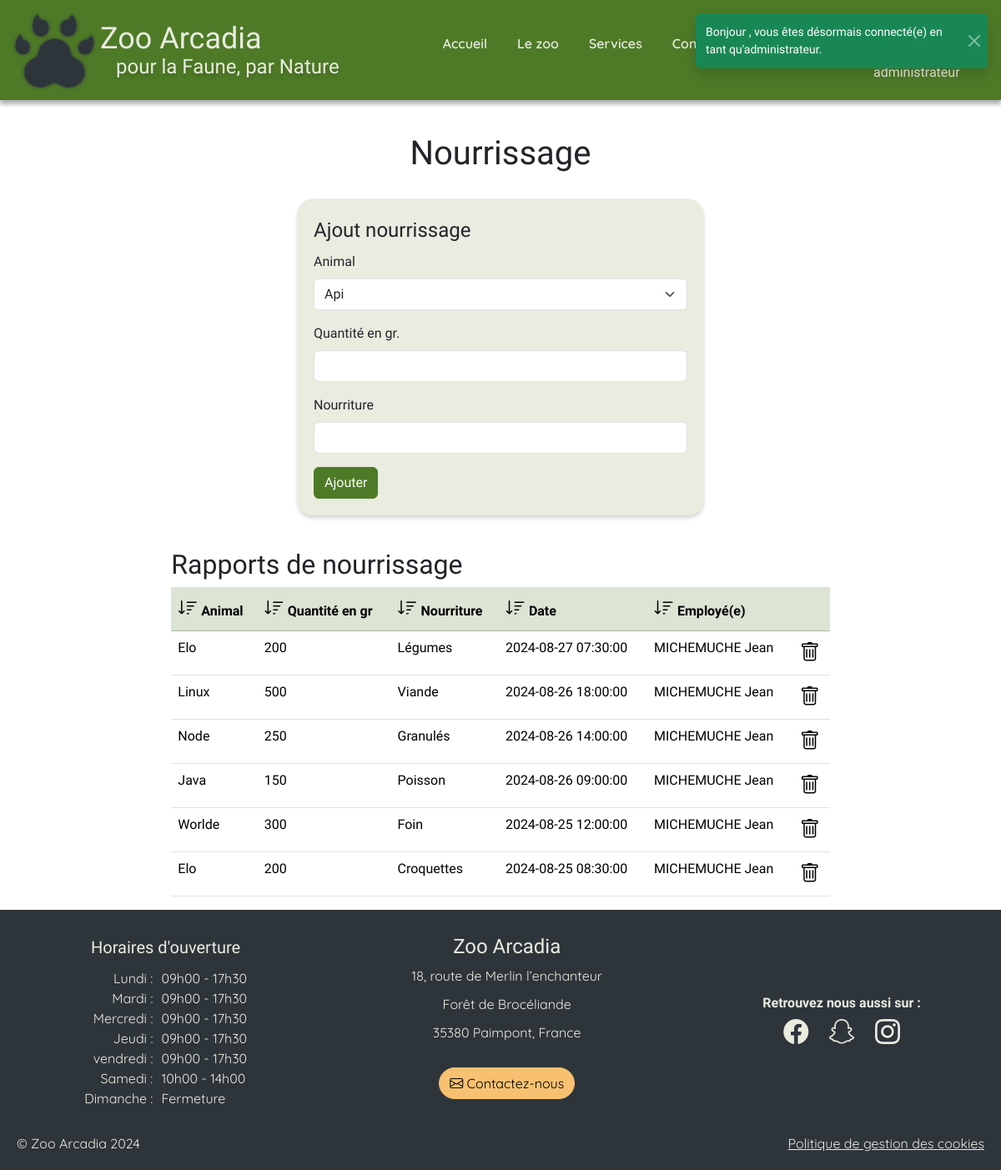
The page /admFeeding/view (signed in) on the database its author committed.
### tables this page shows
CREATE TABLE feeding(
   id INT AUTO_INCREMENT,
   date_feeding DATETIME NOT NULL,
   type_food VARCHAR(50),
   quantity INT,
   user_id INT NOT NULL,
   animal_id INT NOT NULL,
   PRIMARY KEY(id),
   FOREIGN KEY(user_id) REFERENCES users(id),
   FOREIGN KEY(animal_id) REFERENCES animal(id)
);

CREATE TABLE animal(
   id INT AUTO_INCREMENT,
   name VARCHAR(50) NOT NULL,
   image_url VARCHAR(250) NOT NULL,
   image_alt VARCHAR(250),
   biome_id INT NOT NULL,
   breed_id INT NOT NULL,
   PRIMARY KEY(id),
   FOREIGN KEY(biome_id) REFERENCES biome(id),
   FOREIGN KEY(breed_id) REFERENCES breed(id)
);

CREATE TABLE users(
   id INT AUTO_INCREMENT,
   name VARCHAR(50) NOT NULL,
   forename VARCHAR(50) NOT NULL,
   email VARCHAR(250) NOT NULL,
   password CHAR(60) NOT NULL,
   role_id INT NOT NULL,
   PRIMARY KEY(id),
   FOREIGN KEY(role_id) REFERENCES role(id)
);

CREATE TABLE opening (
    id INT AUTO_INCREMENT PRIMARY KEY,
    day_name VARCHAR(10) NOT NULL,        
    opening_hour INT NOT NULL,  
    opening_minute INT NOT NULL, 
    closing_hour INT NOT NULL,    
    closing_minute INT NOT NULL,  
    closure BOOLEAN        
);

### app/Database/DbUtils.php (called while the page is built, shortened)
<?php
class DbUtils
{
    static ?PDO $pdo = null;
    public static function getPdo(): PDO
    {
        if (self::$pdo !== null) {
            return self::$pdo;
        }
        self::$pdo = new \PDO(self::getDSN(), self::getUser(), self::getPassword());
        return self::$pdo;
    }
    private static function getEnv($key, $default = null)
    {
        $value = getenv($key);
        return $default;
    }
    public static function getDSN()
    {
        $host = 'mysql';
        $dbname = self::getEnv('MYSQL_DATABASE');
        $port = '3306';
        return "mysql:host={$host};dbname={$dbname};port={$port}";
    }
    public static function getUser()
    {
        return self::getEnv('MYSQL_USER');
    }
    public static function getPassword()
    {
        return self::getEnv('MYSQL_PASSWORD');
    }
}

### app/Views/admFeeding.php (the view, shortened to what this page needs)
<?php
$query = DbUtils::getPdo()->query('SELECT * FROM animal ORDER BY name ASC');
$animals = $query->fetchAll(\PDO::FETCH_ASSOC);
?>
    <div class="container-fluid col-12 col-md-10 adm">
        <h1>Nourrissage</h1>
        <form method="post" action="" id="admForm" class="container-fluid col-12 col-lg-6 col-md-10" enctype="multipart/form-data">
            <fieldset>
            <legend>Ajout nourrissage</legend>
                <div class="mb-3">
                    <label for="animal" class="form-label">Animal</label>
                    <div class="d-flex align-items-center">
                        <select class="form-select" name="animal">
                            <?php foreach ($animals as $animal) {
                                    echo '<option value="' . $animal['id'] . '">' . $animal['name'] . '</option>';
                                }
                            ?>
                        </select>
                    </div>
                </div>
                <div class="mb-3">
                    <label for="qte" class="form-label">Quantité en gr.</label>
                    <input type="number" class="form-control" id="qte" name="qte" required>
                </div>
                <div class="mb-3">
                    <label for="food" class="form-label">Nourriture</label>
                    <input type="text" class="form-control" id="food" name="food" maxlength="50" required>
                </div>
            </fieldset>
            <button type="submit" id="addFoodButton" class="btn btn-primary">Ajouter</button>
        </form>
    <div class="container-fluid col-12 col-md-10 adm">
        <h2>Rapports de nourrissage</h2>
        <div class="table-responsive">
            <table id="list-feeding"  class="table table-hover table-responsive">
                <thead>
                    <tr class="table-primary ">
                        <th><i id="sort-icon-animal" class="bi bi-sort-down"></i> Animal </th>
                        <th><i id="sort-icon-qte" class="bi bi-sort-down"></i> Quantité en gr </th>
                        <th><i id="sort-icon-food" class="bi bi-sort-down"></i> Nourriture </th>
                        <th><i id="sort-icon-date" class="bi bi-sort-down"></i> Date </th>
                        <th><i id="sort-icon-employee" class="bi bi-sort-down"></i> Employé(e) </th>
                        <th></th>
                    </tr>
                </thead>
                <tbody >
                    <?php
                    $query = DbUtils::getPdo()->query('
                        SELECT f.id, f.date_feeding, f.type_food, f.quantity, u.name, u.forename, a.name as animal
                        FROM feeding f
                        LEFT JOIN users u ON f.user_id = u.id
                        JOIN animal a ON f.animal_id = a.id
                        ORDER BY f.date_feeding DESC'
                    );
                    $feed = $query->fetchAll(\PDO::FETCH_ASSOC);
                    foreach ($feed as $food) {
                        echo '<tr data-id="' . $food['id'] . '">';
                        echo '<td>' . $food['animal'] . '</td>';
                        echo '<td>' . $food['quantity']. '</td>';
                        echo '<td>' . $food['type_food'] . '</td>';
                        echo '<td>' . $food['date_feeding'] . '</td>';
                        echo '<td>' . $food['name'] . ' ' . $food['forename'] . '</td>';
                        echo '<td class="icon-cell">'
                            . '<i class="bi bi-trash" data-id="' . $food['id'] . '"></i>'
                            . '</td>';
                        echo '</tr>';
                    }
                    ?>
                </tbody>
            </table>
        </div>
    </div>

### app/Views/templates/opening.php (shortened to what this page needs)
<?php
$query = DbUtils::getPdo()->query('SELECT * FROM opening');
$days = $query->fetchAll(\PDO::FETCH_ASSOC);
?>
<div id="opening-time">
    <div id="day">
        <div>Lundi :</div>
        <div>Mardi :</div>
        <div>Mercredi :</div>
        <div>Jeudi :</div>
        <div>vendredi :</div>
        <div>Samedi :</div>
        <div>Dimanche :</div>
    </div>
    <div id="opening-hours">
        <?php
            foreach ($days as $day){
                if($day['closure']){
                   echo "<div>Fermeture</div>";
                } else {
                    echo "<div>"
                    .sprintf('%02d', $day['opening_hour'])
                    ."h".sprintf('%02d', $day['opening_minute'])
                    ." - "
                    .sprintf('%02d', $day['closing_hour'])
                    ."h".sprintf('%02d', $day['closing_minute'])
                    ."</div>";
                }
            }
        ?>
    </div>
</div>

### rows shown on the page
feeding: animal.name "Elo", quantity "200", type_food "Légumes", date_feeding "2024-08-27 07:30:00", user.name "MICHEMUCHE", user.forename "Jean"
feeding: animal.name "Linux", quantity "500", type_food "Viande", date_feeding "2024-08-26 18:00:00", user.name "MICHEMUCHE", user.forename "Jean"
feeding: animal.name "Node", quantity "250", type_food "Granulés", date_feeding "2024-08-26 14:00:00", user.name "MICHEMUCHE", user.forename "Jean"
feeding: animal.name "Java", quantity "150", type_food "Poisson", date_feeding "2024-08-26 09:00:00", user.name "MICHEMUCHE", user.forename "Jean"
feeding: animal.name "Worlde", quantity "300", type_food "Foin", date_feeding "2024-08-25 12:00:00", user.name "MICHEMUCHE", user.forename "Jean"
feeding: animal.name "Elo", quantity "200", type_food "Croquettes", date_feeding "2024-08-25 08:30:00", user.name "MICHEMUCHE", user.forename "Jean"
opening: opening_hour "09", opening_minute "00", closing_hour "17", closing_minute "30"
opening: opening_hour "09", opening_minute "00", closing_hour "17", closing_minute "30"
opening: opening_hour "09", opening_minute "00", closing_hour "17", closing_minute "30"
opening: opening_hour "09", opening_minute "00", closing_hour "17", closing_minute "30"
opening: opening_hour "09", opening_minute "00", closing_hour "17", closing_minute "30"
opening: opening_hour "10", opening_minute "00", closing_hour "14", closing_minute "00"
opening: closure "Fermeture"

### other values the page prints
$_SESSION['role'] "administrateur"
form field animal "Api"
